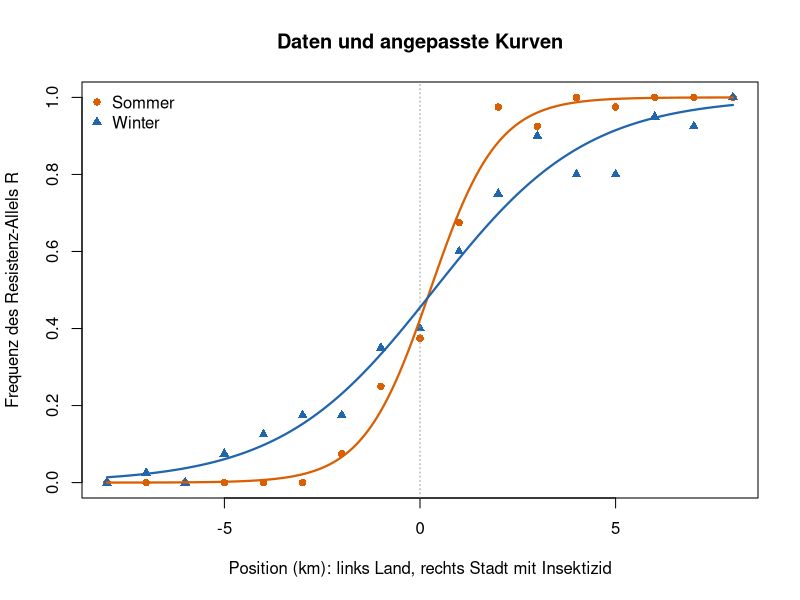
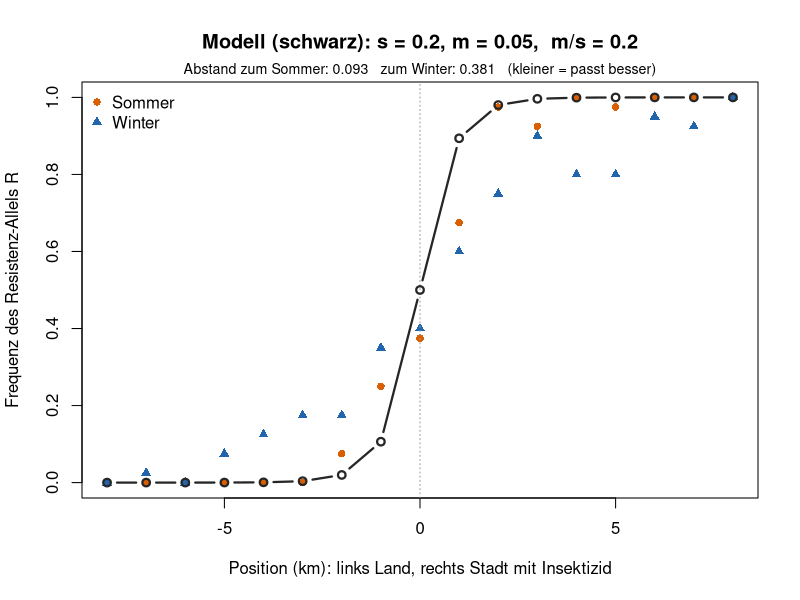
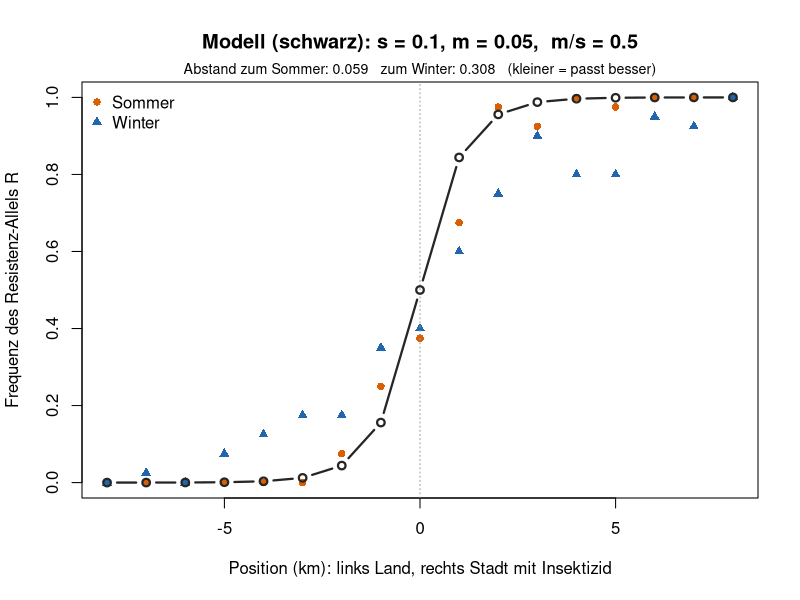

Generate these figures, in order, with R:
# Woche 8 — Checkpoint B (nur R, base R)
# Sommer und Winter: eine Resistenz-Cline bei Stechmuecken
# In RStudio: Working Directory = weeks/week-08, dann Zeile fuer Zeile ausfuehren.
# Kein Programmieren: nur ausfuehren und Zahlen aendern.

# In der Stadt wird gegen Muecken Insektizid gespritzt, auf dem Land nicht. In der Stadt ist das Resistenz-Allel R im Vorteil, auf dem Land das empfindliche Allel r. Die Muecken fliegen zwischen Stadt und Land hin und her.
#
# Die Daten. Entlang einer Strecke liegen 17 Stellen im Abstand von 1 km: Position −8 bis −1 ist Land, 0 ist die Stadtgrenze, 1 bis 8 ist Stadt. An jeder Stelle wurden 20 Muecken gefangen und ihre 40 Genkopien untersucht. Gezaehlt wurde, wie viele davon R sind; daraus ergibt sich die Frequenz von R (zwischen 0 und 1). Das wurde zweimal gemacht: im Sommer und im Winter.
#
# Die Abbildungen. Alle Abbildungen haben dieselben Achsen:
#
# - x-Achse: Position in km, links Land, rechts Stadt, gepunktete Linie = Stadtgrenze,
# - y-Achse: Frequenz von R an dieser Stelle,
# - orange Kreise: Sommer-Daten, blaue Dreiecke: Winter-Daten.
#
# Auf dem Land ist R selten, in der Stadt haeufig. Dazwischen liegt ein Uebergang, eine Cline. Im Winter sieht dieser Uebergang anders aus als im Sommer. Warum?

# --- Auftrag ---
#
# Finden Sie mit dem Modell Werte fuer Selektion s und Migration m, die zur Sommer- und zur Winter-Cline passen. Am Schluss steht eine Frage: Diese beantworten Sie der Assistenz in 1–2 Minuten mit einer Abbildung.

# ===========================================================================
# 0 · Daten und Funktionen
# ===========================================================================
#
# Einfach ausfuehren (Kursdaten, erfunden).

# Position in km: links (x < 0) Land ohne Insektizid, rechts (x > 0) Stadt mit Insektizid
x <- seq(-8, 8, by = 1)
n <- 40   # untersuchte Allele (Genkopien) pro Stelle

# Anzahl Resistenz-Allele R pro Stelle (Kursdaten)
k_sommer <- c(0, 0, 0, 0, 0, 0, 3, 10, 15, 27, 39, 37, 40, 39, 40, 40, 40)
k_winter <- c(0, 1, 0, 3, 5, 7, 7, 14, 16, 24, 30, 36, 32, 32, 38, 37, 40)

sommer <- data.frame(x = x, p = k_sommer / n)
winter <- data.frame(x = x, p = k_winter / n)

farben <- c(Sommer = "#d95f02", Winter = "#2166ac")

# Logistische Kurve: c = Zentrum (p = 0.5), b = Steilheit, Breite = 4 / b
logistisch <- function(x, c, b) 1 / (1 + exp(-b * (x - c)))

passe_an <- function(d) {
  nls(p ~ logistisch(x, c, b), data = d, start = list(c = 0, b = 1))
}

zeige_clines <- function(main = "Resistenz entlang des Transekts") {
  plot(sommer$x, sommer$p, pch = 16, col = farben["Sommer"], ylim = c(0, 1),
       xlab = "Position (km): links Land, rechts Stadt mit Insektizid",
       ylab = "Frequenz des Resistenz-Allels R", main = main)
  points(winter$x, winter$p, pch = 17, col = farben["Winter"])
  abline(v = 0, lty = 3, col = "grey60")
  legend("topleft", c("Sommer", "Winter"), pch = c(16, 17),
         col = farben, bty = "n")
}

vergleiche_clines <- function() {
  fit_s <- passe_an(sommer)
  fit_w <- passe_an(winter)
  zeige_clines(main = "Daten und angepasste Kurven")
  x_fein <- seq(-8, 8, length.out = 200)
  lines(x_fein, predict(fit_s, data.frame(x = x_fein)),
        col = farben["Sommer"], lwd = 2.2)
  lines(x_fein, predict(fit_w, data.frame(x = x_fein)),
        col = farben["Winter"], lwd = 2.2)
  tab <- rbind(Sommer = coef(fit_s), Winter = coef(fit_w))
  data.frame(zentrum_km = round(tab[, "c"], 1),
             breite_km  = round(4 / tab[, "b"], 1))
}

# Modell wie Woche 7, aber 17 Stellen in einer Reihe:
# 1. Selektion lokal: in der Stadt ist R besser, auf dem Land r
# 2. Migration: Anteil m/2 fliegt zu jeder Nachbarstelle
selektionsschritt <- function(p, w) {
  q <- 1 - p
  w_quer <- p^2 * w[1] + 2 * p * q * w[2] + q^2 * w[3]
  (p^2 * w[1] + p * q * w[2]) / w_quer
}

simuliere_cline <- function(s, m, generationen = 3000) {
  p <- rep(0.5, length(x))
  for (t in seq_len(generationen)) {
    for (i in seq_along(x)) {
      w <- if (x[i] > 0) c(1 + s, 1 + s / 2, 1) else c(1, 1 + s / 2, 1 + s)
      if (x[i] == 0) w <- c(1, 1, 1)
      p[i] <- selektionsschritt(p[i], w)
    }
    links  <- c(p[1], p[-length(p)])
    rechts <- c(p[-1], p[length(p)])
    p <- (1 - m) * p + m / 2 * links + m / 2 * rechts
  }
  p
}

# Abstand zwischen Modell und Daten (kleiner = passt besser)
abstand <- function(p_modell, daten) round(sum((p_modell - daten$p)^2), 3)

zeige_modell <- function(s, m) {
  p_modell <- simuliere_cline(s, m)
  zeige_clines(main = paste0("Modell (schwarz): s = ", s, ", m = ", m,
                             ",  m/s = ", round(m / s, 1)))
  lines(x, p_modell, col = "grey15", lwd = 2.2, type = "b", pch = 1)
  mtext(paste0("Abstand zum Sommer: ", abstand(p_modell, sommer),
               "   zum Winter: ", abstand(p_modell, winter),
               "   (kleiner = passt besser)"), side = 3, line = 0.2, cex = 0.85)
}

# ===========================================================================
# 1 · Die Daten
# ===========================================================================

vergleiche_clines()

# Die Linien sind logistische Kurven (S-Kurven), die R moeglichst gut durch die Punkte legt. Die Tabelle darunter fasst jede Kurve in zwei Zahlen zusammen:
#
# - Zentrum: Position, an der die Frequenz von R 0.5 ist,
# - Breite: wie viele km der Uebergang von «fast kein R» zu «fast nur R» dauert.

# ===========================================================================
# 2 · Parameter finden
# ===========================================================================
#
# Das Modell ist wie in Woche 7, nur mit 17 Stellen in einer Reihe. In jeder Generation passiert zweierlei:
#
# 1. Selektion an jeder Stelle: In der Stadt haben RR-Muecken die Fitness 1 + s, auf dem Land die rr-Muecken. Rr liegt in der Mitte.
# 2. Migration: Ein Anteil m/2 der Muecken fliegt zur linken, ein Anteil m/2 zur rechten Nachbarstelle.
#
# Das Modell startet ueberall mit Frequenz 0.5 und rechnet 3000 Generationen, bis sich die Cline nicht mehr aendert.
#
# Was die Abbildung zeigt: die Daten wie oben und dazu das Modell als schwarze Linie mit offenen Kreisen. Im Titel stehen s, m und m/s. Darunter steht der Abstand zwischen Modell und Daten, einmal zum Sommer und einmal zum Winter. Der Abstand ist die Summe der quadrierten Unterschiede ueber alle 17 Stellen: 0 hiesse perfekt, unter etwa 0.06 passt das Modell.
#
# Aendern Sie s und m im Block unten und fuehren Sie ihn erneut aus.

zeige_modell(s = 0.2, m = 0.05)   # hier s und m aendern

# Tipp: Aendern Sie zuerst nur eine Zahl. Es gibt mehr als eine Loesung. Suchen Sie fuer den Winter zwei verschiedene und notieren Sie alle Werte (Tabelle in der Frage unten).

# ===========================================================================
# 3 · Weniger Flug im Winter
# ===========================================================================
#
# Im Winter fliegen die Muecken weniger als im Sommer, m ist also eher kleiner. Probieren Sie m halb so gross wie in Ihrer Sommer-Loesung und suchen Sie das passende s.

zeige_modell(s = 0.1, m = 0.05)   # hier s aendern

# ===========================================================================
# 4 · Die Frage
# ===========================================================================

# --- Welche Parameter erklaeren Sommer und Winter, und sind sie plausibel? ---
#
# a) Tragen Sie Ihre Werte ein:
#
# |  | s | m | m/s | Abstand |
# | Sommer |  |  |  |  |
# | Winter, Loesung 1 |  |  |  |  |
# | Winter, Loesung 2 |  |  |  |  |
# | Winter, weniger Flug (Teil 3) |  |  |  |  |
#
# b) Was haben alle Winter-Loesungen gemeinsam, und was unterscheidet sie vom Sommer?
#
# c) Welche Winter-Loesung ist plausibel, wenn die Muecken im Winter weniger fliegen? Wie stark ist die Selektion dann noch, und warum? (Tipp: Wird im Winter gespritzt?)
